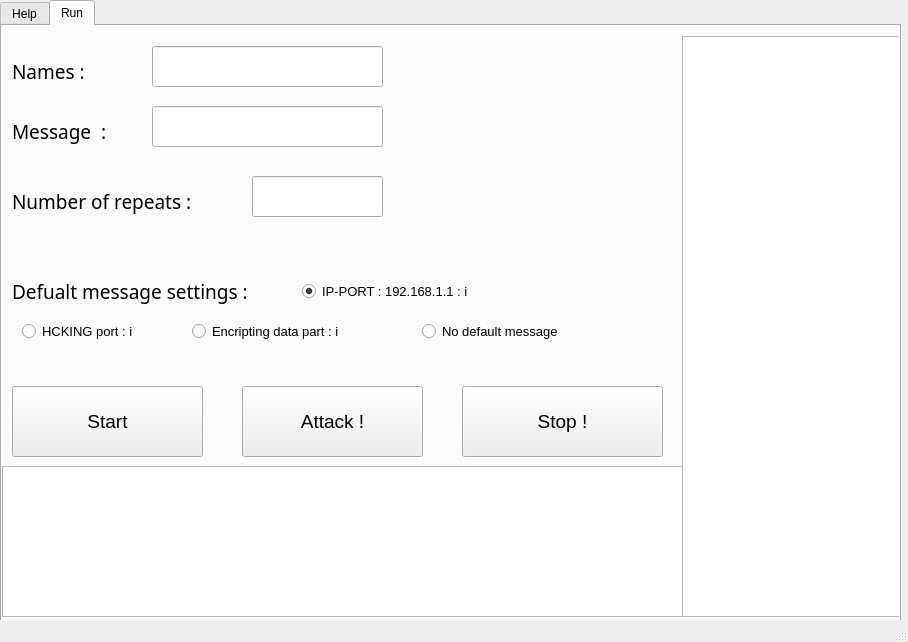
<?xml version="1.0" encoding="UTF-8"?>
<ui version="4.0">
 <class>MainWindow</class>
 <widget class="QMainWindow" name="MainWindow">
  <property name="geometry">
   <rect>
    <x>0</x>
    <y>0</y>
    <width>908</width>
    <height>642</height>
   </rect>
  </property>
  <property name="windowTitle">
   <string>MainWindow</string>
  </property>
  <widget class="QWidget" name="centralwidget">
   <widget class="QTabWidget" name="MainTab">
    <property name="geometry">
     <rect>
      <x>0</x>
      <y>0</y>
      <width>901</width>
      <height>631</height>
     </rect>
    </property>
    <property name="currentIndex">
     <number>1</number>
    </property>
    <widget class="QWidget" name="help_tab">
     <attribute name="title">
      <string>Help</string>
     </attribute>
     <widget class="QLabel" name="photo">
      <property name="geometry">
       <rect>
        <x>70</x>
        <y>-10</y>
        <width>751</width>
        <height>391</height>
       </rect>
      </property>
      <property name="text">
       <string/>
      </property>
      <property name="pixmap">
       <pixmap>../logo/f.jpg</pixmap>
      </property>
      <property name="scaledContents">
       <bool>false</bool>
      </property>
     </widget>
     <widget class="QTextBrowser" name="Help_tips">
      <property name="geometry">
       <rect>
        <x>0</x>
        <y>390</y>
        <width>891</width>
        <height>192</height>
       </rect>
      </property>
      <property name="html">
       <string>&lt;!DOCTYPE HTML PUBLIC &quot;-//W3C//DTD HTML 4.0//EN&quot; &quot;http://www.w3.org/TR/REC-html40/strict.dtd&quot;&gt;
&lt;html&gt;&lt;head&gt;&lt;meta name=&quot;qrichtext&quot; content=&quot;1&quot; /&gt;&lt;style type=&quot;text/css&quot;&gt;
p, li { white-space: pre-wrap; }
&lt;/style&gt;&lt;/head&gt;&lt;body style=&quot; font-family:'MS Shell Dlg 2'; font-size:7.8pt; font-weight:400; font-style:normal;&quot;&gt;
&lt;p align=&quot;center&quot; style=&quot; margin-top:0px; margin-bottom:0px; margin-left:0px; margin-right:0px; -qt-block-indent:0; text-indent:0px;&quot;&gt;&lt;span style=&quot; font-size:14pt;&quot;&gt;Welcome To WhatsApp DDOS Attacker !&lt;/span&gt;&lt;/p&gt;
&lt;p align=&quot;center&quot; style=&quot;-qt-paragraph-type:empty; margin-top:0px; margin-bottom:0px; margin-left:0px; margin-right:0px; -qt-block-indent:0; text-indent:0px; font-size:14pt;&quot;&gt;&lt;br /&gt;&lt;/p&gt;
&lt;p style=&quot; margin-top:0px; margin-bottom:0px; margin-left:0px; margin-right:0px; -qt-block-indent:0; text-indent:0px;&quot;&gt;&lt;span style=&quot; font-size:10pt;&quot;&gt;1. Click on START button&lt;/span&gt;&lt;/p&gt;
&lt;p style=&quot;-qt-paragraph-type:empty; margin-top:0px; margin-bottom:0px; margin-left:0px; margin-right:0px; -qt-block-indent:0; text-indent:0px; font-size:10pt;&quot;&gt;&lt;br /&gt;&lt;/p&gt;
&lt;p style=&quot; margin-top:0px; margin-bottom:0px; margin-left:0px; margin-right:0px; -qt-block-indent:0; text-indent:0px;&quot;&gt;&lt;span style=&quot; font-size:10pt;&quot;&gt;2. Login to your whatsapp account&lt;/span&gt;&lt;/p&gt;
&lt;p style=&quot;-qt-paragraph-type:empty; margin-top:0px; margin-bottom:0px; margin-left:0px; margin-right:0px; -qt-block-indent:0; text-indent:0px; font-size:10pt;&quot;&gt;&lt;br /&gt;&lt;/p&gt;
&lt;p style=&quot; margin-top:0px; margin-bottom:0px; margin-left:0px; margin-right:0px; -qt-block-indent:0; text-indent:0px;&quot;&gt;&lt;span style=&quot; font-size:10pt;&quot;&gt;3. Wait for logging in&lt;/span&gt;&lt;/p&gt;
&lt;p style=&quot;-qt-paragraph-type:empty; margin-top:0px; margin-bottom:0px; margin-left:0px; margin-right:0px; -qt-block-indent:0; text-indent:0px; font-size:10pt;&quot;&gt;&lt;br /&gt;&lt;/p&gt;
&lt;p style=&quot; margin-top:0px; margin-bottom:0px; margin-left:0px; margin-right:0px; -qt-block-indent:0; text-indent:0px;&quot;&gt;&lt;span style=&quot; font-size:10pt;&quot;&gt;4. Scroll down to see your intended contact&lt;/span&gt;&lt;/p&gt;
&lt;p style=&quot;-qt-paragraph-type:empty; margin-top:0px; margin-bottom:0px; margin-left:0px; margin-right:0px; -qt-block-indent:0; text-indent:0px; font-size:10pt;&quot;&gt;&lt;br /&gt;&lt;/p&gt;
&lt;p style=&quot; margin-top:0px; margin-bottom:0px; margin-left:0px; margin-right:0px; -qt-block-indent:0; text-indent:0px;&quot;&gt;&lt;span style=&quot; font-size:10pt;&quot;&gt;5. Enter his/her name , your message (you can choose one of defualts) , enter number of repeats&lt;/span&gt;&lt;/p&gt;
&lt;p style=&quot;-qt-paragraph-type:empty; margin-top:0px; margin-bottom:0px; margin-left:0px; margin-right:0px; -qt-block-indent:0; text-indent:0px; font-size:10pt;&quot;&gt;&lt;br /&gt;&lt;/p&gt;
&lt;p style=&quot; margin-top:0px; margin-bottom:0px; margin-left:0px; margin-right:0px; -qt-block-indent:0; text-indent:0px;&quot;&gt;&lt;span style=&quot; font-size:10pt;&quot;&gt;6. Click on Attack ! to start attack !&lt;/span&gt;&lt;/p&gt;
&lt;p style=&quot;-qt-paragraph-type:empty; margin-top:0px; margin-bottom:0px; margin-left:0px; margin-right:0px; -qt-block-indent:0; text-indent:0px; font-size:10pt;&quot;&gt;&lt;br /&gt;&lt;/p&gt;
&lt;p style=&quot; margin-top:0px; margin-bottom:0px; margin-left:0px; margin-right:0px; -qt-block-indent:0; text-indent:0px;&quot;&gt;&lt;span style=&quot; font-size:10pt;&quot;&gt;7. You can cancel every attack by clicking on Stop&lt;/span&gt;&lt;/p&gt;
&lt;p style=&quot;-qt-paragraph-type:empty; margin-top:0px; margin-bottom:0px; margin-left:0px; margin-right:0px; -qt-block-indent:0; text-indent:0px; font-size:10pt;&quot;&gt;&lt;br /&gt;&lt;/p&gt;
&lt;p style=&quot;-qt-paragraph-type:empty; margin-top:0px; margin-bottom:0px; margin-left:0px; margin-right:0px; -qt-block-indent:0; text-indent:0px; font-size:10pt;&quot;&gt;&lt;br /&gt;&lt;/p&gt;
&lt;p style=&quot; margin-top:0px; margin-bottom:0px; margin-left:0px; margin-right:0px; -qt-block-indent:0; text-indent:0px;&quot;&gt;&lt;span style=&quot; font-size:10pt;&quot;&gt;Developer : MohsenRazavi 2095&lt;/span&gt;&lt;/p&gt;
&lt;p style=&quot; margin-top:0px; margin-bottom:0px; margin-left:0px; margin-right:0px; -qt-block-indent:0; text-indent:0px;&quot;&gt;&lt;span style=&quot; font-size:10pt;&quot;&gt;App version : 2.0.0&lt;/span&gt;&lt;/p&gt;
&lt;p style=&quot; margin-top:0px; margin-bottom:0px; margin-left:0px; margin-right:0px; -qt-block-indent:0; text-indent:0px;&quot;&gt;&lt;span style=&quot; font-size:10pt;&quot;&gt;@2021&lt;/span&gt;&lt;/p&gt;&lt;/body&gt;&lt;/html&gt;</string>
      </property>
     </widget>
    </widget>
    <widget class="QWidget" name="run_tab">
     <attribute name="title">
      <string>Run</string>
     </attribute>
     <widget class="QPushButton" name="start_button">
      <property name="geometry">
       <rect>
        <x>10</x>
        <y>360</y>
        <width>191</width>
        <height>71</height>
       </rect>
      </property>
      <property name="font">
       <font>
        <pointsize>14</pointsize>
       </font>
      </property>
      <property name="text">
       <string>Start</string>
      </property>
     </widget>
     <widget class="QLineEdit" name="names_getter">
      <property name="geometry">
       <rect>
        <x>150</x>
        <y>20</y>
        <width>231</width>
        <height>41</height>
       </rect>
      </property>
      <property name="font">
       <font>
        <pointsize>10</pointsize>
       </font>
      </property>
     </widget>
     <widget class="QLineEdit" name="message_getter">
      <property name="geometry">
       <rect>
        <x>150</x>
        <y>80</y>
        <width>231</width>
        <height>41</height>
       </rect>
      </property>
      <property name="font">
       <font>
        <pointsize>10</pointsize>
       </font>
      </property>
     </widget>
     <widget class="QLineEdit" name="number_getter">
      <property name="geometry">
       <rect>
        <x>250</x>
        <y>150</y>
        <width>131</width>
        <height>41</height>
       </rect>
      </property>
      <property name="font">
       <font>
        <pointsize>10</pointsize>
       </font>
      </property>
     </widget>
     <widget class="QLabel" name="name_getter_label">
      <property name="geometry">
       <rect>
        <x>10</x>
        <y>30</y>
        <width>211</width>
        <height>31</height>
       </rect>
      </property>
      <property name="font">
       <font>
        <family>Myanmar Text</family>
        <pointsize>14</pointsize>
       </font>
      </property>
      <property name="text">
       <string>Names :</string>
      </property>
     </widget>
     <widget class="QLabel" name="message_getter_label">
      <property name="geometry">
       <rect>
        <x>10</x>
        <y>90</y>
        <width>211</width>
        <height>31</height>
       </rect>
      </property>
      <property name="font">
       <font>
        <family>Myanmar Text</family>
        <pointsize>14</pointsize>
       </font>
      </property>
      <property name="text">
       <string>Message  :</string>
      </property>
     </widget>
     <widget class="QLabel" name="number_getter_label">
      <property name="geometry">
       <rect>
        <x>10</x>
        <y>160</y>
        <width>211</width>
        <height>31</height>
       </rect>
      </property>
      <property name="font">
       <font>
        <family>Myanmar Text</family>
        <pointsize>14</pointsize>
       </font>
      </property>
      <property name="text">
       <string>Number of repeats :</string>
      </property>
     </widget>
     <widget class="QPushButton" name="Attack_button">
      <property name="geometry">
       <rect>
        <x>240</x>
        <y>360</y>
        <width>181</width>
        <height>71</height>
       </rect>
      </property>
      <property name="font">
       <font>
        <pointsize>14</pointsize>
       </font>
      </property>
      <property name="text">
       <string>Attack !</string>
      </property>
     </widget>
     <widget class="QPushButton" name="Stop">
      <property name="geometry">
       <rect>
        <x>460</x>
        <y>360</y>
        <width>201</width>
        <height>71</height>
       </rect>
      </property>
      <property name="font">
       <font>
        <pointsize>14</pointsize>
       </font>
      </property>
      <property name="text">
       <string>Stop !</string>
      </property>
     </widget>
     <widget class="QTextBrowser" name="done_people_show">
      <property name="geometry">
       <rect>
        <x>0</x>
        <y>440</y>
        <width>681</width>
        <height>151</height>
       </rect>
      </property>
     </widget>
     <widget class="QTextBrowser" name="sent_messages_show">
      <property name="geometry">
       <rect>
        <x>680</x>
        <y>10</y>
        <width>221</width>
        <height>581</height>
       </rect>
      </property>
     </widget>
     <widget class="QLabel" name="Defulat_settings">
      <property name="geometry">
       <rect>
        <x>10</x>
        <y>240</y>
        <width>291</width>
        <height>51</height>
       </rect>
      </property>
      <property name="font">
       <font>
        <family>Myanmar Text</family>
        <pointsize>14</pointsize>
       </font>
      </property>
      <property name="text">
       <string>Defualt message settings :</string>
      </property>
     </widget>
     <widget class="QRadioButton" name="ip_port">
      <property name="geometry">
       <rect>
        <x>300</x>
        <y>250</y>
        <width>221</width>
        <height>31</height>
       </rect>
      </property>
      <property name="font">
       <font>
        <pointsize>10</pointsize>
       </font>
      </property>
      <property name="text">
       <string>IP-PORT : 192.168.1.1 : i</string>
      </property>
      <property name="checked">
       <bool>true</bool>
      </property>
     </widget>
     <widget class="QRadioButton" name="hacking">
      <property name="geometry">
       <rect>
        <x>20</x>
        <y>290</y>
        <width>221</width>
        <height>31</height>
       </rect>
      </property>
      <property name="font">
       <font>
        <pointsize>10</pointsize>
       </font>
      </property>
      <property name="text">
       <string>HCKING port : i</string>
      </property>
     </widget>
     <widget class="QRadioButton" name="encripting_data">
      <property name="geometry">
       <rect>
        <x>190</x>
        <y>290</y>
        <width>221</width>
        <height>31</height>
       </rect>
      </property>
      <property name="font">
       <font>
        <pointsize>10</pointsize>
       </font>
      </property>
      <property name="text">
       <string>Encripting data part : i</string>
      </property>
     </widget>
     <widget class="QLabel" name="Wh_photo">
      <property name="geometry">
       <rect>
        <x>390</x>
        <y>20</y>
        <width>281</width>
        <height>171</height>
       </rect>
      </property>
      <property name="text">
       <string/>
      </property>
      <property name="pixmap">
       <pixmap>logo/82051-anonymus-hoodie-mask-artist-artwork-digital-art.jpg</pixmap>
      </property>
      <property name="scaledContents">
       <bool>true</bool>
      </property>
     </widget>
     <widget class="QRadioButton" name="encripting_data_2">
      <property name="geometry">
       <rect>
        <x>420</x>
        <y>290</y>
        <width>221</width>
        <height>31</height>
       </rect>
      </property>
      <property name="font">
       <font>
        <pointsize>10</pointsize>
       </font>
      </property>
      <property name="text">
       <string>No default message</string>
      </property>
     </widget>
    </widget>
   </widget>
  </widget>
  <widget class="QStatusBar" name="statusbar"/>
 </widget>
 <resources/>
 <connections/>
</ui>
